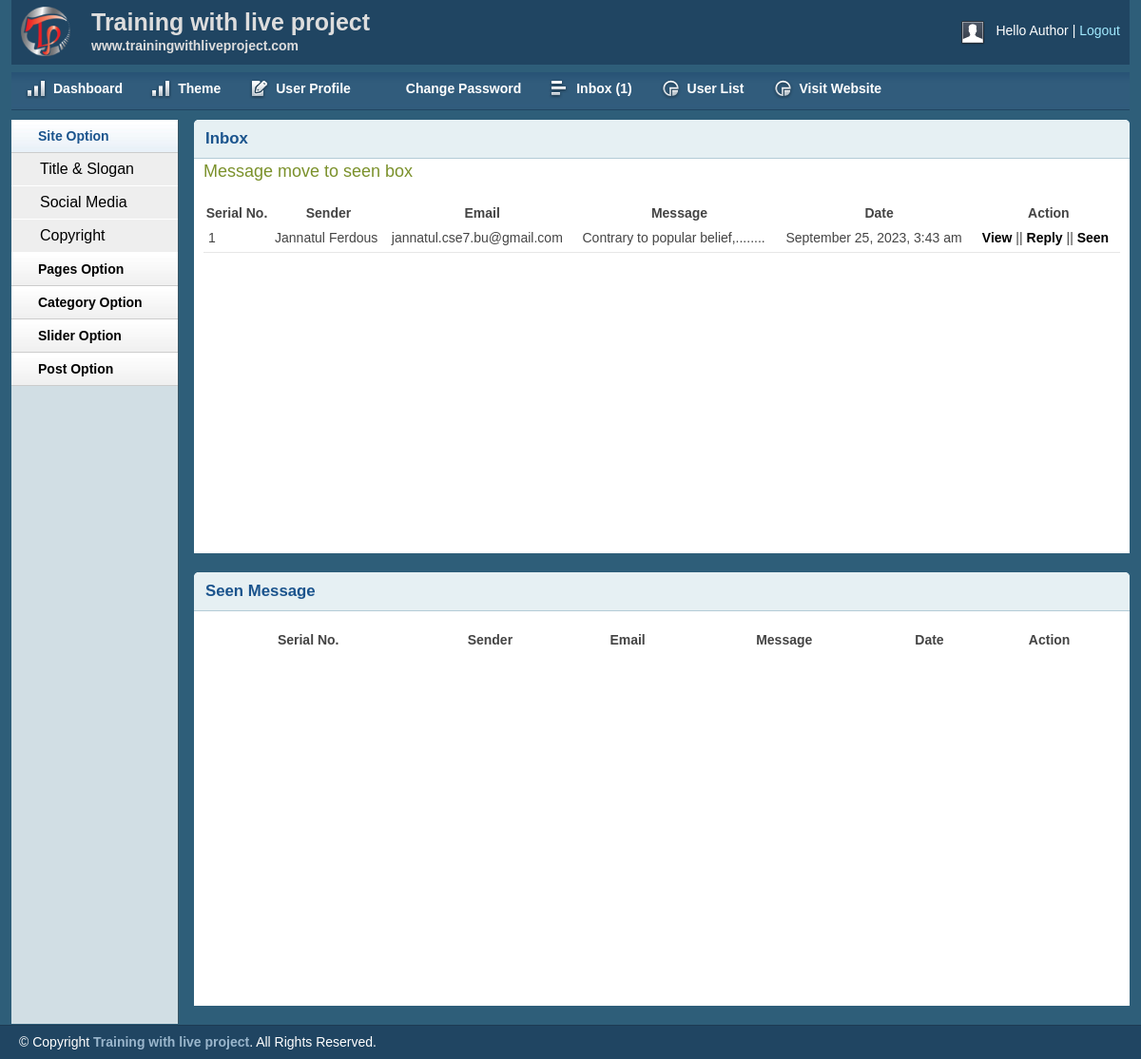
The app's page /project/admin/inbox.php (signed in) with its own data.
### tables this page shows
CREATE TABLE `tbl_contact` (
  `id` int(11) NOT NULL,
  `firstname` varchar(255) NOT NULL,
  `lastname` varchar(255) NOT NULL,
  `email` varchar(255) NOT NULL,
  `body` text NOT NULL,
  `status` int(11) NOT NULL DEFAULT 0,
  `date` timestamp NOT NULL DEFAULT current_timestamp()
);

### project/lib/Database.php (called while the page is built, shortened)
<?php
class Database
{
    public $host   = DB_HOST;
    public $user   = DB_USER;
    public $pass   = DB_PASS;
    public $dbname = DB_NAME;
    public $link;
    private function connectDB()
    {
        $this->link = new mysqli($this->host, $this->user, $this->pass, $this->dbname);
    }
    public function select($query)
    {
        $result = $this->link->query($query) or die($this->link->error.__LINE__);
        if ($result->num_rows > 0) {
            return $result;
        } else {
            return false;
        }
    }
    public function update($query)
    {
        $update_row = $this->link->query($query) or die($this->link->error.__LINE__);
        if ($update_row) {
            return $update_row;
        } else {
            return false;
        }
    }
}

### project/helpers/Format.php (called while the page is built, shortened)
<?php
class Format
{
    public function formatDate($date)
    {
        return date('F j, Y, g:i a', strtotime($date));
    }
    public function textShorten($text, $limit = 400)
    {
        $text = $text. " ";
        $text = substr($text, 0, $limit);
        $text = substr($text, 0, strrpos($text, ' '));
        $text = $text."........";
        return $text;
    }
}

### project/admin/inbox.php (the view, shortened to what this page needs)
<?php include 'inc/header.php' ?>
<?php include 'inc/sidebar.php' ?>
        <div class="grid_10">
            <div class="box round first grid">
                <h2>Inbox</h2>
                <?php
                $seenid = mysqli_real_escape_string($db->link, $_GET['seenid']);
if (isset($seenid)) {
    $seenid = $seenid;
    $query = "UPDATE tbl_contact SET status = '1' WHERE id = '$seenid'";
    $update_row = $db->update($query);
    if ($update_row) {
        echo "<span class='success'>Message move to seen box</span>";
    } else {
        echo "<span class='error'>Something Wrong</span>";
    }
}
 ?>
                <div class="block">
                    <table class="data display datatable" id="example">
                    <thead>
                        <tr>
                            <th>Serial No.</th>
                            <th>Sender</th>
                            <th>Email</th>
                            <th>Message</th>
                            <th>Date</th>
                            <th>Action</th>
                        </tr>
                    </thead>
                    <tbody>
                         <?php
                        $query = "SELECT * FROM tbl_contact WHERE status ='0' ORDER BY id DESC";
                        $msg = $db->select($query);
                        if ($msg) {
                            $i = 0;
                            while ($result = $msg->fetch_assoc()) {
                                $i++; ?>
                        <tr class="odd gradeX">
                            <td><?php echo $i; ?></td>
                            <td><?php echo $result['firstname'].' '.$result['lastname']; ?></td>
                            <td><?php echo $result['email']; ?></td>
                            <td><?php echo $fm->textShorten($result['body'], 30); ?></td>
                            <td><?php echo $fm->formatDate($result['date']); ?></td>
                            <td>
                                <a href="viewmsg.php?msgid=<?php echo $result['id']; ?>">View</a> ||
                                <a href="replymsg.php?msgid=<?php echo $result['id']; ?>">Reply</a> ||
                                <a onclick="return confirm('Are you sure to Move this message?');" href="?seenid=<?php echo $result['id']; ?>">Seen</a>
                            </td>
                        </tr>
                        <?php
                            }
                        } ?>
                    </tbody>
                </table>
               </div>
            </div>
            <div class="box round first grid">
                <h2>Seen Message</h2>
                <div class="block">
                    <table class="data display datatable" id="example">
                    <thead>
                        <tr>
                            <th>Serial No.</th>
                            <th>Sender</th>
                            <th>Email</th>
                            <th>Message</th>
                            <th>Date</th>
                            <th>Action</th>
                        </tr>
                    </thead>
                </table>
               </div>
            </div>
        </div>
        <?php include 'inc/footer.php' ?>

### project/admin/css/text.css (style rules this page uses)
body { font: 13px/1.5 Tahoma, Helvetica, Arial, 'Liberation Sans', FreeSans, sans-serif; }
h2 { font-size: 23px; }
p, dl, hr, h1, h2, h3, h4, h5, h6, ol, ul, pre, table, address, fieldset { margin-bottom: 20px; }

### project/admin/css/grid.css (style rules this page uses)
.grid_1, .grid_2, .grid_3, .grid_4, .grid_5, .grid_6, .grid_7, .grid_8, .grid_9, .grid_10, .grid_11, .grid_12, .grid_13, .grid_14, .grid_15, .grid_16 { display: inline; float: left; margin-left: 1%; margin-right: 1%; }
.container_12 .grid_10 { width: 81.333%; }

### project/admin/css/layout.css (style rules this page uses)
body { background: #fff none repeat scroll 0 0; color: #444; font-size: 14px; padding: 0; }
a { color: #000; font-weight:bold; text-decoration: none; }
h1, h2, h3, h4, h5, h6 { line-height:1.2em; margin-bottom:.3em; }
h2 { margin-top:1em; }
.success { color:green; font-size:18px; }
.box { background:#fff; margin-bottom:20px; padding:10px 10px 10px 10px; margin-left:-8px; }
.box.grid { padding-bottom:40px; }
.box.round { -moz-border-radius: 5px 5px 0px 0px; -webkit-border-radius: 5px 5px 0px 0px; border-radius: 5px 5px 0px 0px; }
.box h2 { font-size:1.2em; font-weight:bold; color:#1B548D; background:#E6F0F3; margin:-10px -10px 0 -10px; padding:10px 12px; border-bottom:1px solid #B3CBD6; -moz-border-radius: 5px 5px 0px 0px; -webkit-border-radius: 5px 5px 0px 0px; border-radius: 5px 5px 0px 0px; }
.box.first { min-height: 406px; }
.block { padding-top:20px; }
span.success { margin: 8px 0 0 0; padding: 0; height: 1%; color: #7b912b; }
.block { padding-bottom:1px; }
table.display { margin: 0 auto; clear: both; width: 100%; }
tr.odd { height: 30px; line-height: 30px; border-bottom:1px solid #e6e6e6; }
tr.odd td, tr.even td { padding-left:5px; }

### records on screen
tbl_contact: firstname "Jannatul", lastname "Ferdous", email "jannatul.cse7.bu@gmail.com", body "Contrary to popular belief,........", date "September 25, 2023, 3:43 am"

### other values on screen
Session::get('username') "Author"
$count "1"
